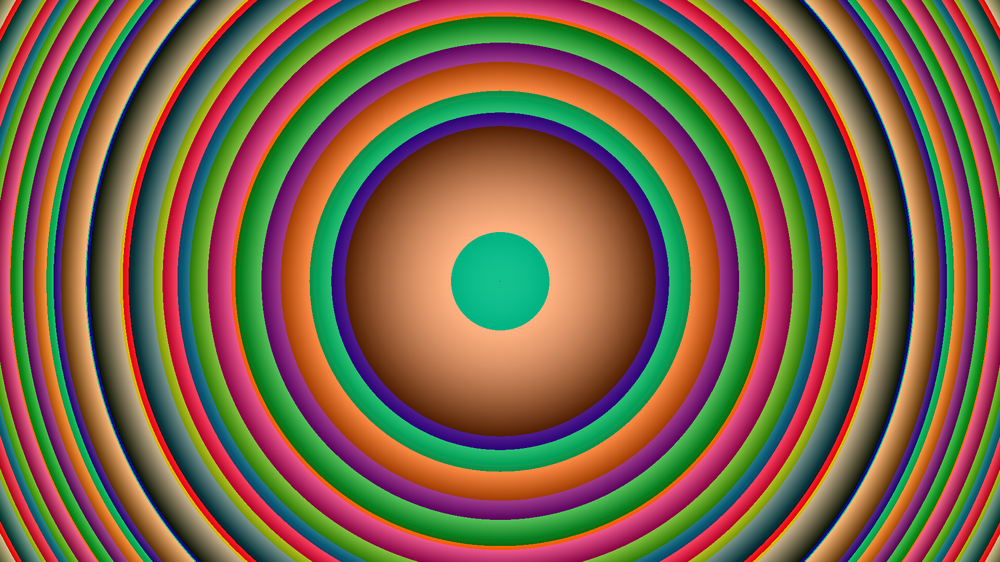
#> input picture Lens/Lens_rgb.png, 1000 x 562 px, shrunk from 1920 x 1080 before the run, found by its file name
$ python Merge_G.py
#> lines starting #> are read from the running program, lines starting #| are printed output that depends on the picture
# -*- coding: utf-8 -*-
"""
Created on Wed Feb 14 11:28:11 2024

@author: SG
"""

from PIL import Image
import numpy as np
import matplotlib.pyplot as plt

im_rgbLens=plt.imread("C:/Users/Laboratorio/MakeHologram/Lens/Lens_rgb.png")
#> im_rgbLens is the input picture: shape (562, 1000, 3) float32; mean R, G, B 0.48, 0.388, 0.287
im_g=plt.imread("C:/Users/Laboratorio/MakeHologram/RGBScript_shift both/Green_tri_150(V)_p54.png")
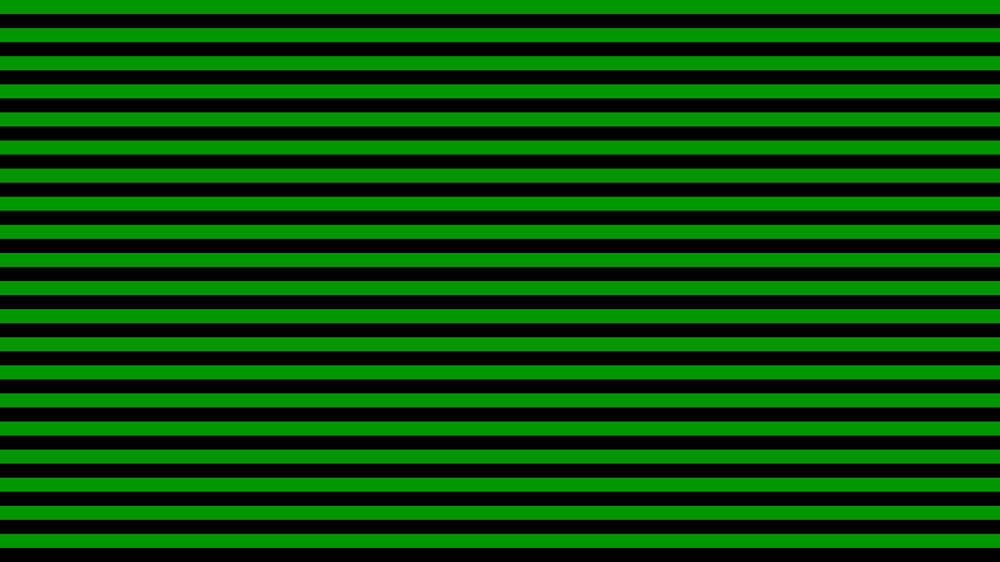
#> input picture RGBScript_shift both/Green_tri_150(V)_p54.png, 1000 x 562 px, shrunk from 1920 x 1080 before the run, found by its file name
#> im_g is the input picture: shape (562, 1000, 3) float32; mean R, G, B 0, 0.297, 0
"""Read green channel and multiplied by 255"""
im_rgbLens_=im_rgbLens[:,:,1]*255
im_g_=im_g[:,:,1]*255
"""Binary and Lens"""
im_bi_lens = np.zeros_like(im_rgbLens)
im_bi_lens[:,:,1]=im_rgbLens_+im_g_
im_bi_l = im_bi_lens.astype(np.uint8)
im_bi_l = Image.fromarray(im_bi_l)
im_bi_l.save('G_bi_lens.png')
im_bi_l.show()

"""Read blazed gratings for green"""
im_b_bls_h=plt.imread("C:/Users/Laboratorio/MakeHologram/RGBScript_shift both/G(blazed)_p81.png")
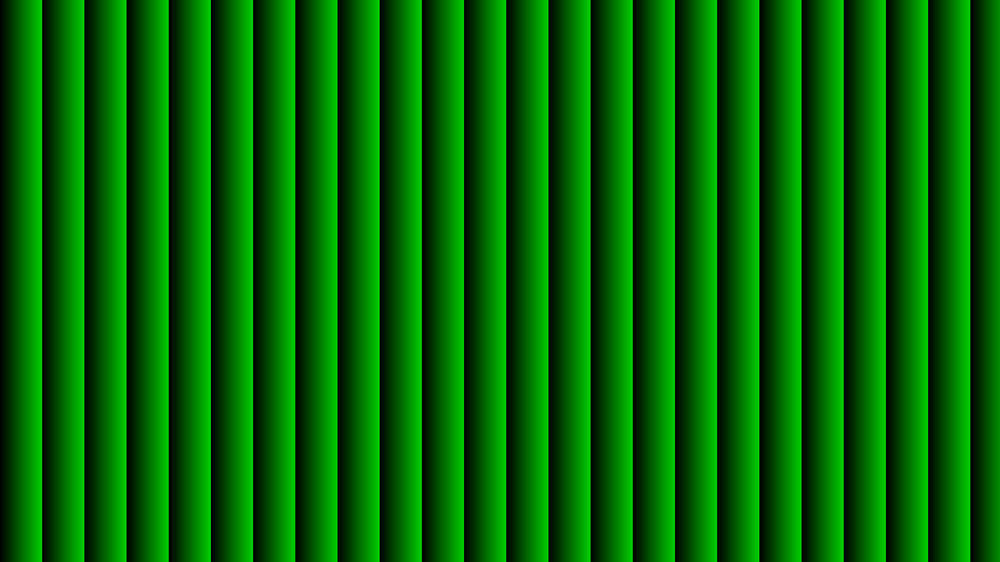
#> input picture RGBScript_shift both/G(blazed)_p81.png, 1000 x 562 px, shrunk from 1920 x 1080 before the run, found by its file name
#> im_b_bls_h is the input picture: shape (562, 1000, 3) float32; mean R, G, B 0, 0.399, 0
im_b_bls_h_=im_b_bls_h[:,:,1]*255
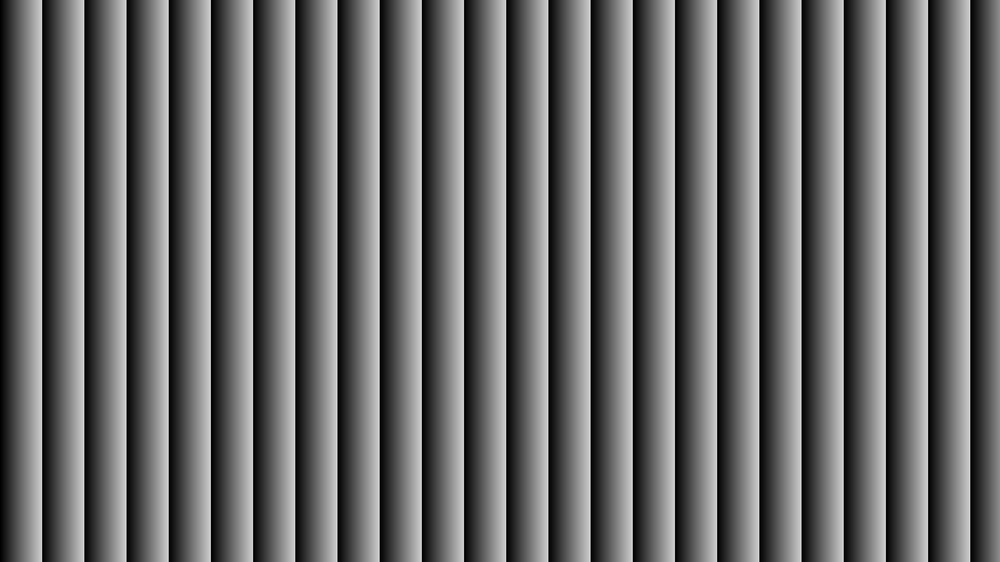
#> im_b_bls_h_: shape (562, 1000) float32; min 0, max 219, mean 101.7
im_b_bls_v=plt.imread("C:/Users/Laboratorio/MakeHologram/RGBScript_shift both/G(blazed)V_p640.png")
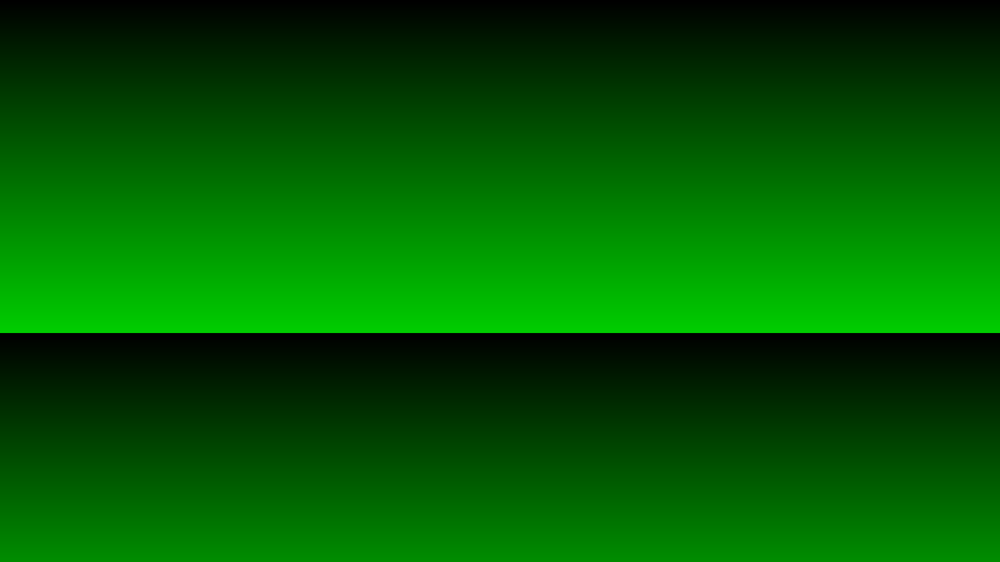
#> input picture RGBScript_shift both/G(blazed)V_p640.png, 1000 x 562 px, shrunk from 1920 x 1080 before the run, found by its file name
#> im_b_bls_v is the input picture: shape (562, 1000, 3) float32; mean R, G, B 0, 0.35, 0
im_b_bls_v_=im_b_bls_v[:,:,1]*255
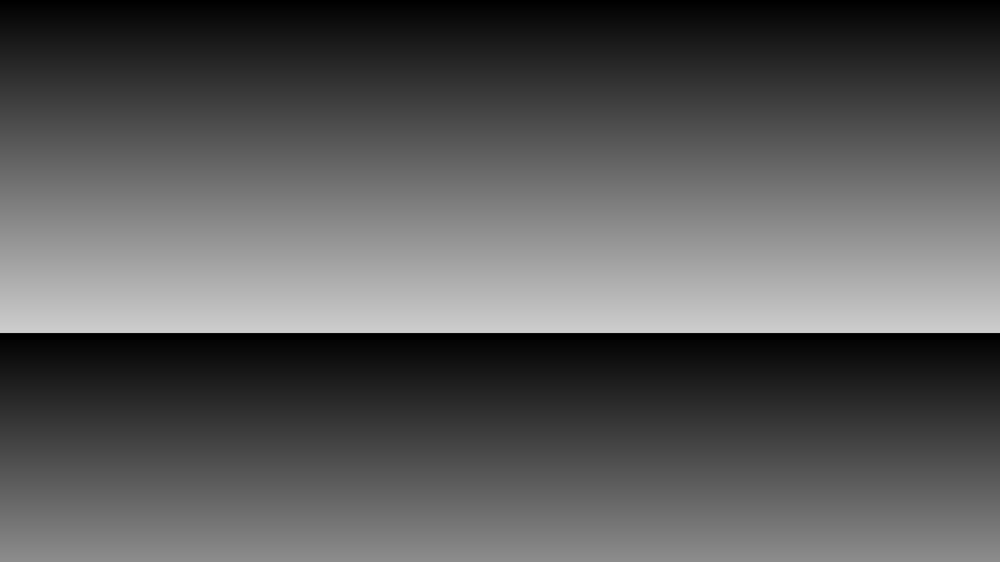
#> im_b_bls_v_: shape (562, 1000) float32; min 0, max 207, mean 89.2
"""Binary, blazeds and Lens"""
im_bi_lens_bl = np.zeros_like(im_rgbLens)
im_bi_lens_bl[:,:,1]=im_rgbLens_+im_g_+im_b_bls_h_+im_b_bls_v_
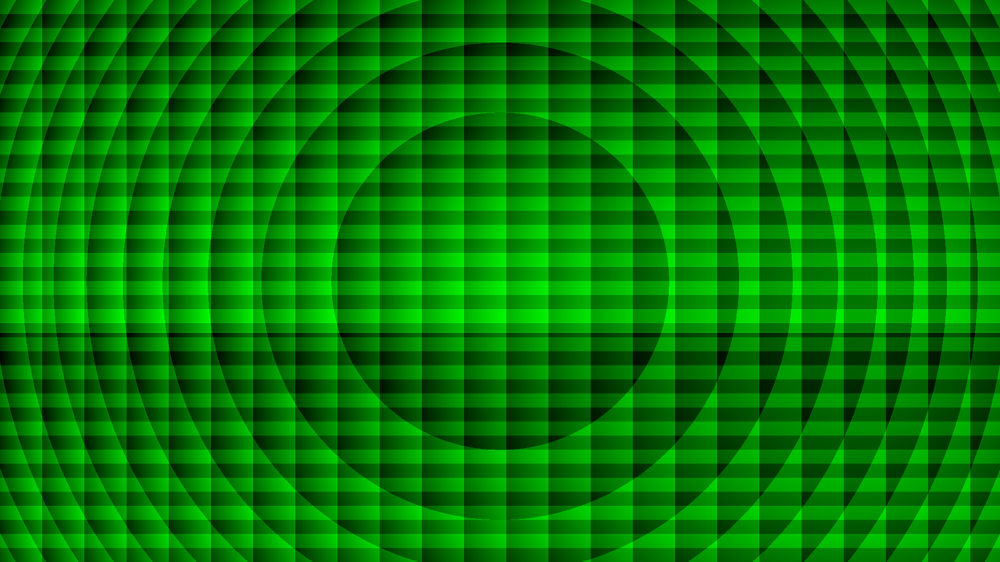
#> im_bi_lens_bl: shape (562, 1000, 3) float32; mean of channels 0, 1, 2 0, 365.4, 0; drawn with min black and max white
im_bi_l_bl = im_bi_lens_bl.astype(np.uint8)
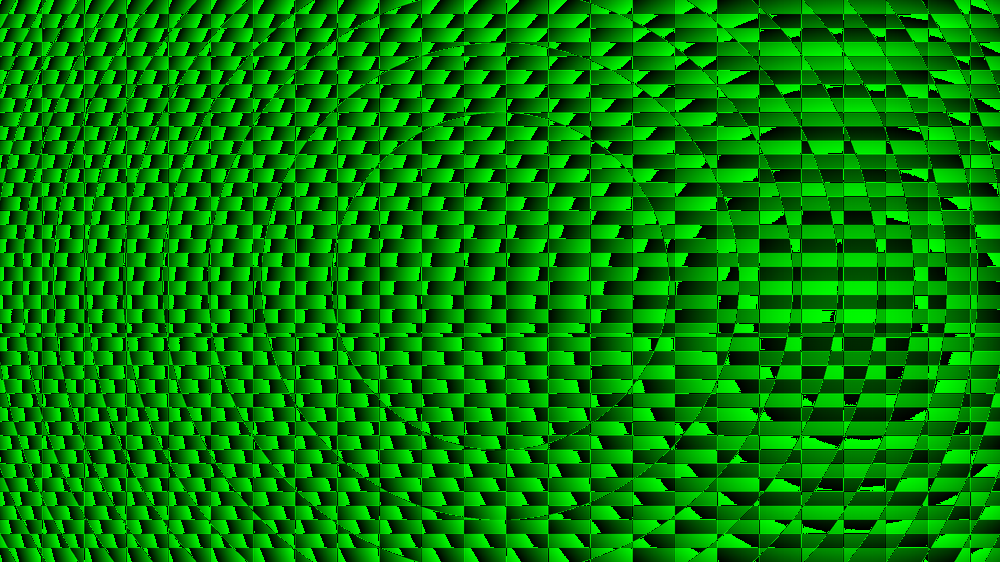
#> im_bi_l_bl: shape (562, 1000, 3); mean of channels 0, 1, 2 0, 128, 0; drawn as R, G, B
im_bi_l_bl = Image.fromarray(im_bi_l_bl)
im_bi_l_bl.save('G_bi_l_bl.png')
im_bi_l_bl.show()
